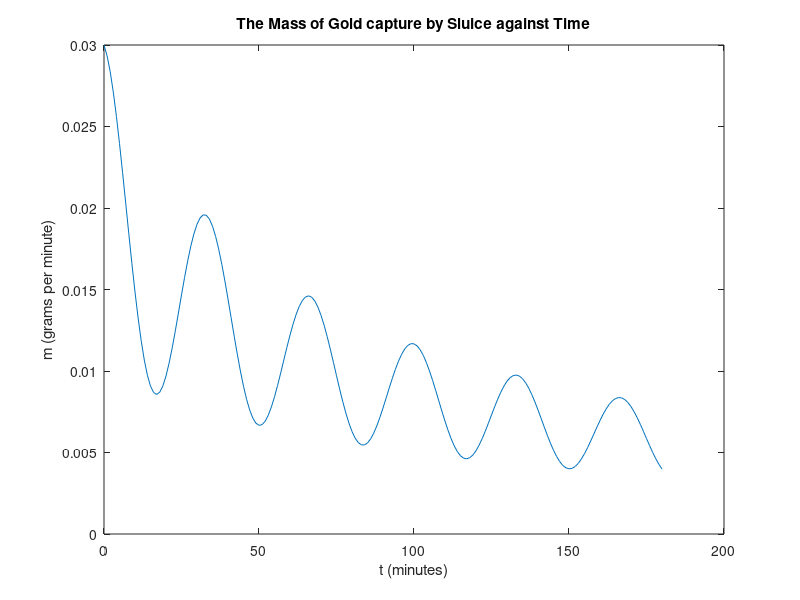

Write MATLAB code to recreate this figure. (Note: this script raises an error after producing the figure.)
% Q5

% Some code may already be provided below
% DO NOT clear, close or clc inside this script
% Apply good programming practices
%
% Name : Khanh Nguyen 
% ID   : 32498349
% Date Modified : Tuesday 12th October 2021

fprintf('\n Q5 \n\n')
%%
% (i) 
t = 0:1:180;
m = @(t) (0.01./(1+0.01.*t))+((cos(0.03.*pi.*t).^2)./(t+50));

figure(3)
plot(t,m(t))
xlabel('t (minutes)')
ylabel('m (grams per minute)')
title('The Mass of Gold capture by Sluice against Time')

% (ii)
total_mass = integral(m,0,180);
fprintf('The total mass of gold that this prospector got in 3 hours is %1.3f grams.\n\n',total_mass)

% (iii)
pros_earn = total_mass/3 * 80;
idol_ratio = per_hour_rate/pros_earn;
fprintf(['The prospecter earning rate is $%1.1f per hour. The ratio of our earnings relative to\n',...
'her earnings is %1.2f. From this, we can see that the spiral seperation did slightly worse\n',...
'as compared to river sluicing in the Golden Triangle.\n'],pros_earn,idol_ratio)